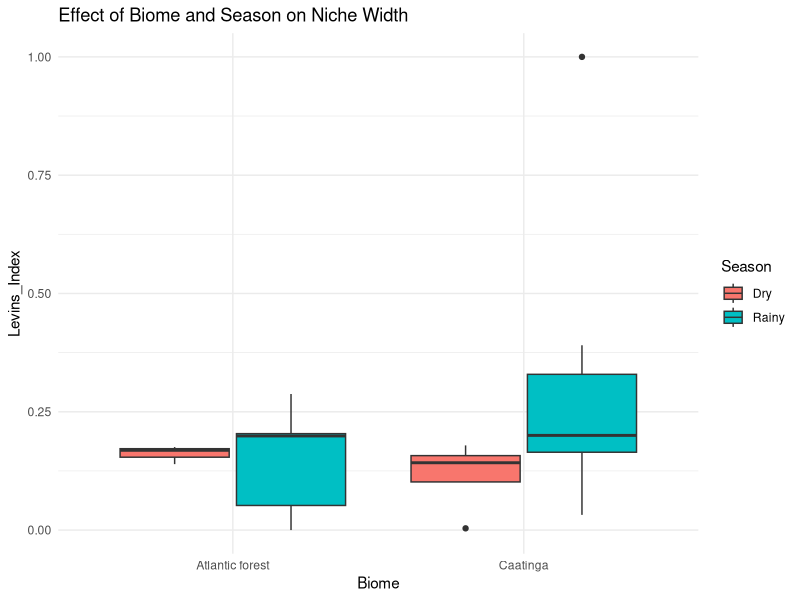

Source code (R):
library(readxl)
data_bp <- read_excel("data_bp.xlsx")
View(data_bp)
Biome <-  data_bp$Biome
Levins_index <- data_bp$Levins_index
Season <- data_bp$Season
Rainfall <- data_bp$Rainfall
library(ggplot2)
View(data_bp)

getwd()

#STAT ANALYSIS FOR THE NICHE WIDTH DEPENDENCE ON SEASON AND BIOME QUESTION
anova(lm(Levins_index~Biome)) #DEPENDENT VARIABLE *INDEPENDENT VARIABLE

anova(lm(Levins_index~Biome*Season))

anova(lm(Levins_index ~ Rainfall + Biome))

#Boxplot FOR THE ANOVA(NB~SB)
ggplot(data_bp, aes(x = Biome, y = Levins_index, fill = Season)) +
  geom_boxplot(position = position_dodge(0.8)) +
  labs(
    y = "Levins_Index",
    x = "Biome",
    title = "Effect of Biome and Season on Niche Width"
  ) +
  theme_minimal()
